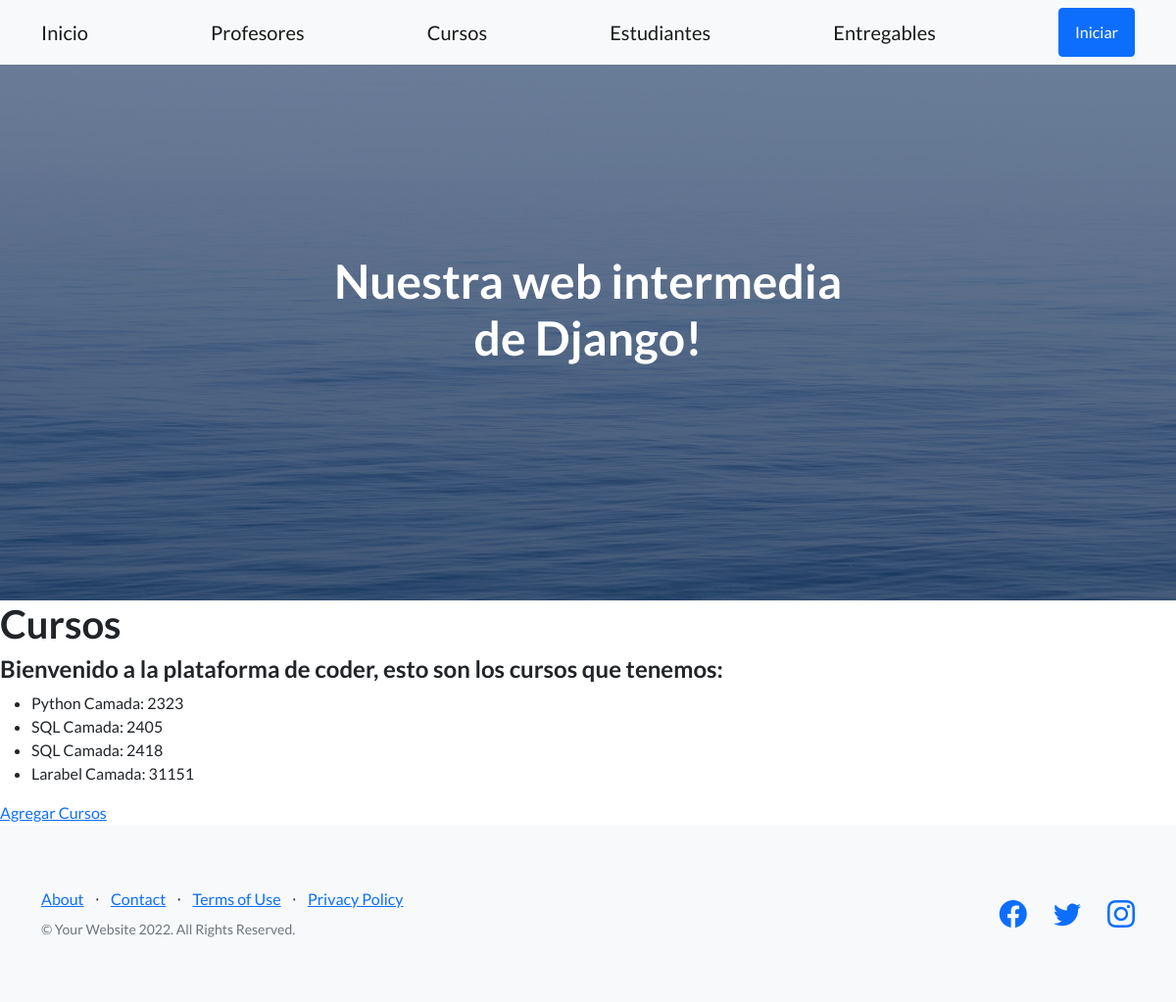
/app-coder/Cursos, run on an earlier commit of the app's database.
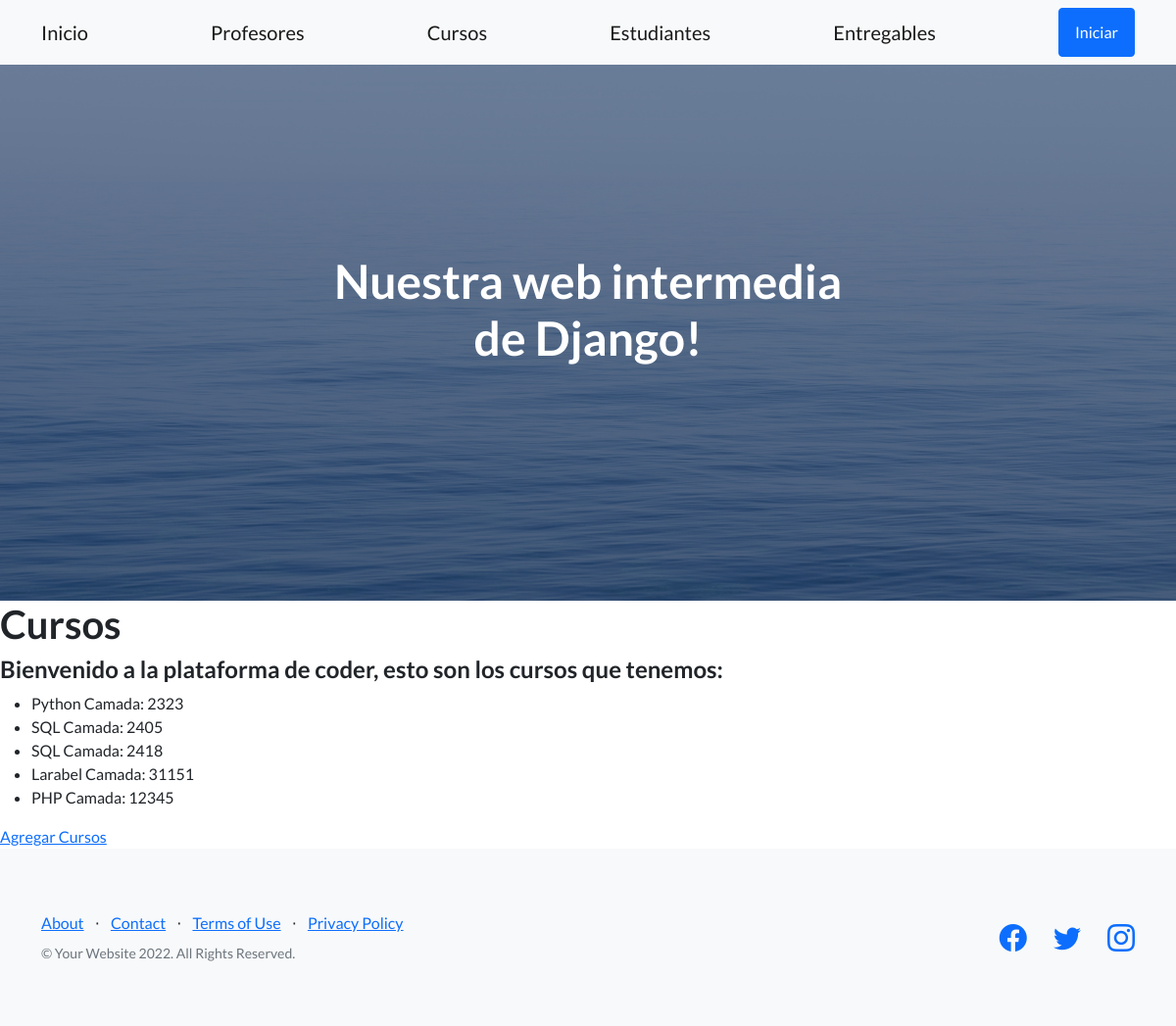
And on a later commit of the database.
### appcoder/models.py (models this page shows, shortened)
class Curso(models.Model):
    nombre = models.CharField(max_length=50)
    camada = models.IntegerField()

### appcoder/views.py (the view)
# urls.py: path("Cursos", Cursos2, name="Cursos"),
def Cursos2(request):
    lista = Curso.objects.all()
    return render(request, "cursos.html", {"lista_cursos" : lista})

### appcoder/templates/cursos.html
{% extends 'padre.html' %}
{% load static %}
{% block contenidoQueCambia %}
    <h1>Cursos</h1>
    <h4>Bienvenido a la plataforma de coder, esto son los cursos que tenemos:</h4>
    <ul>
        {% for curso in lista_cursos %}
            <li>
                {{curso.nombre}} Camada: {{curso.camada}}
            </li>
        {% endfor %}
    </ul>
    <a href = "{% url 'CursoFormulario'  %}">
        Agregar Cursos
    </a>
{% endblock contenidoQueCambia %}

What changed in the data, as far as the page shows it:
added Curso: nombre "PHP", camada "12345"
